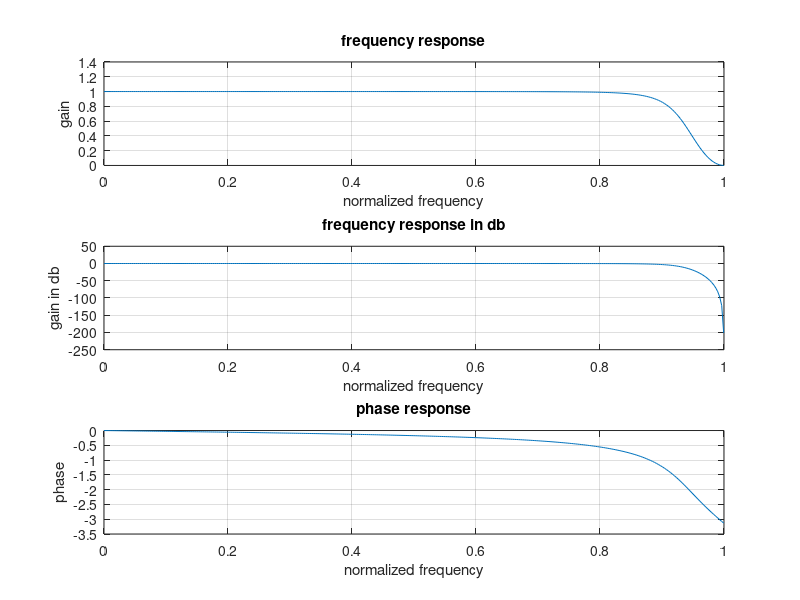

Source code (MATLAB):
% design of butterworth lowpass filter
clc;
clear all;
close all;
alphap=4
alphas=30
fp=800
fs=400
f=5500
ohmp=(2*pi*fp)/f
ohms=(2*pi*fs)/f
[N,wn]=buttord(ohmp,ohms,alphap,alphas)
[B,A]=butter(N,wn,'low')
t=0:0.01:pi
[h ohm]=freqz(B,A,t)
subplot(3,1,1)
plot(ohm/pi,abs(h))
grid on;
xlabel('normalized frequency')
ylabel('gain')
title('frequency response')
subplot(3,1,2)
plot(ohm/pi,20*log(abs(h)))
grid on;
xlabel('normalized frequency')
ylabel('gain in db')
title('frequency response in db')
subplot(3,1,3)
plot(ohm/pi,angle(h))
grid on;
xlabel('normalized frequency')
ylabel('phase')
title('phase response')
